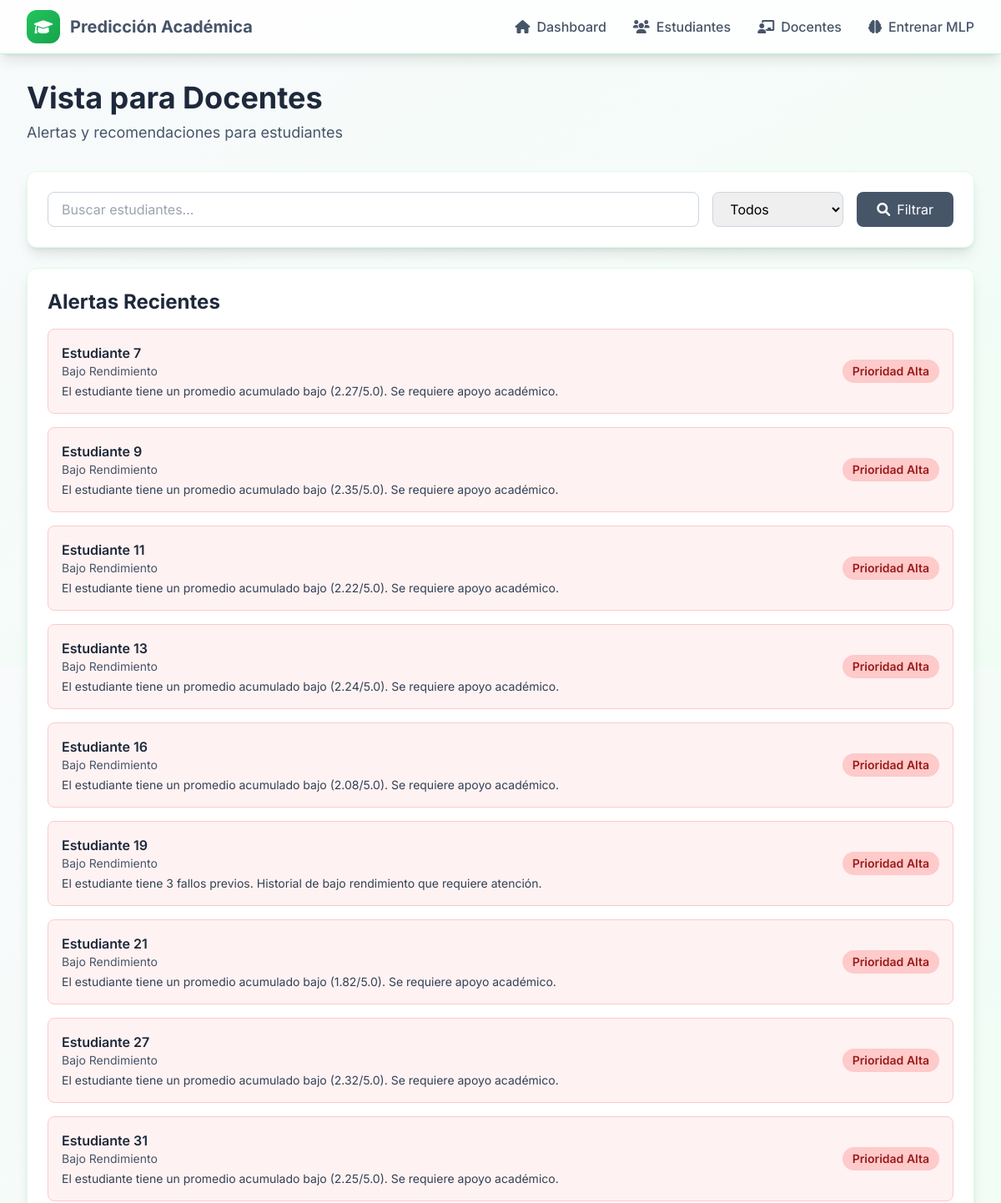
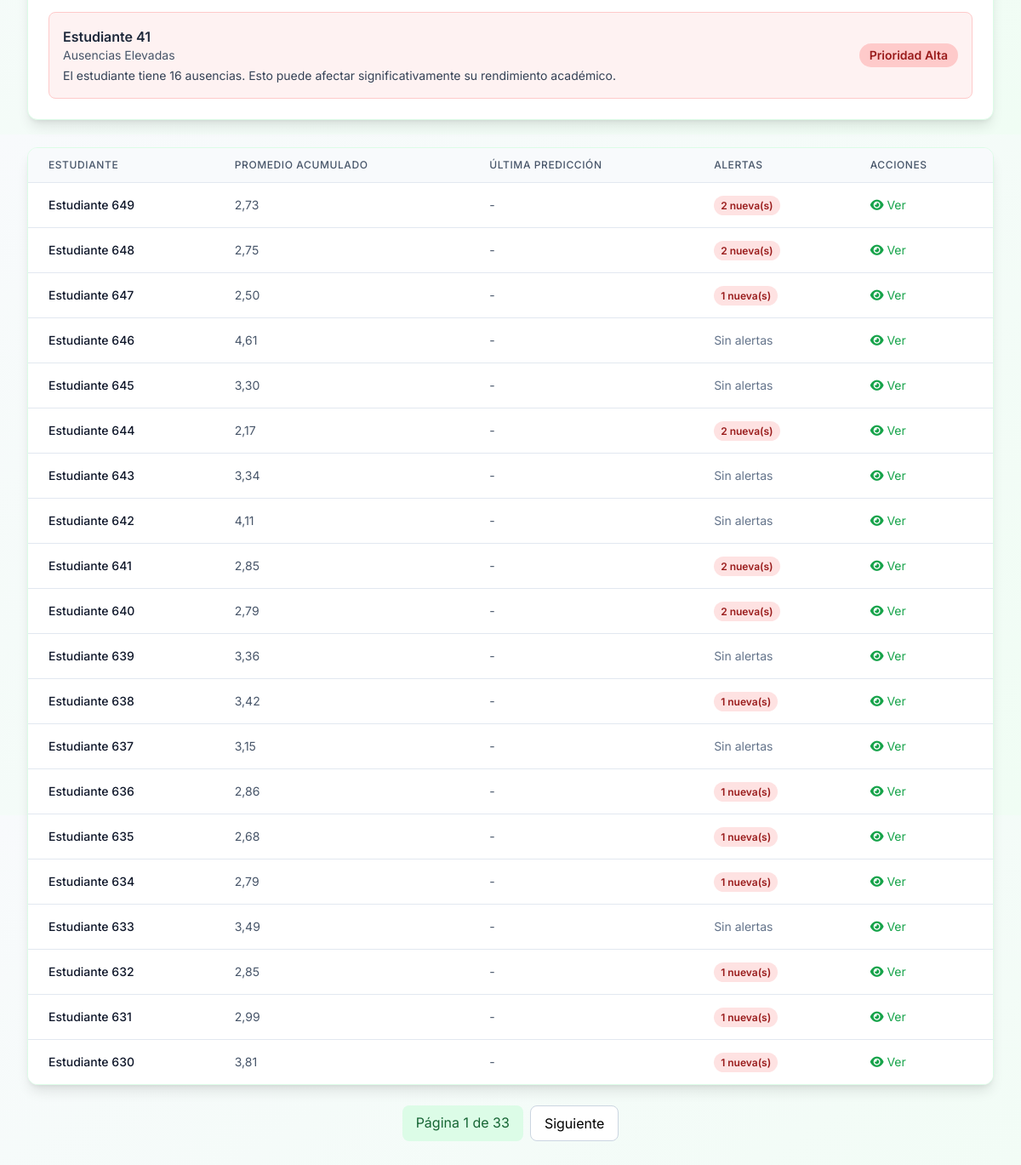
/docentes/, run on the app's committed database (2 pictures, top to bottom).
### prediccion_academica/models.py (models this page shows, shortened)
class AlertaEstudiante(models.Model):
    TIPO_ALERTA_CHOICES = [
        ('bajo_rendimiento', 'Bajo Rendimiento'),
        ('alto_riesgo', 'Alto Riesgo de Reprobación'),
        ('mejora_necesaria', 'Mejora Necesaria'),
        ('ausencias_elevadas', 'Ausencias Elevadas'),
        ('prediccion_baja', 'Predicción de Calificación Baja'),
    ]
    estudiante = models.ForeignKey(
        Estudiante,
        on_delete=models.CASCADE,
        related_name='alertas',
        verbose_name="Estudiante"
    )
    tipo_alerta = models.CharField(
        max_length=50,
        choices=TIPO_ALERTA_CHOICES,
        verbose_name="Tipo de Alerta"
    )
    mensaje = models.TextField(
        verbose_name="Mensaje",
        help_text="Mensaje descriptivo de la alerta"
    )
    fecha_creacion = models.DateTimeField(
        auto_now_add=True,
        verbose_name="Fecha de Creación"
    )
    vista = models.BooleanField(
        default=False,
        verbose_name="Vista",
        help_text="Indica si la alerta ha sido vista por un docente"
    )
    fecha_vista = models.DateTimeField(
        null=True,
        blank=True,
        verbose_name="Fecha de Vista",
        help_text="Fecha en que la alerta fue vista"
    )
    prioridad = models.IntegerField(
        default=1,
        choices=[(1, 'Baja'), (2, 'Media'), (3, 'Alta')],
        verbose_name="Prioridad"
    )
    prediccion_relacionada = models.ForeignKey(
        PrediccionRendimiento,
        on_delete=models.SET_NULL,
        null=True,
        blank=True,
        related_name='alertas',
        verbose_name="Predicción Relacionada"
    )
    class Meta:
        verbose_name = "Alerta de Estudiante"
        verbose_name_plural = "Alertas de Estudiantes"
        ordering = ['-prioridad', '-fecha_creacion']
        indexes = [
            models.Index(fields=['-fecha_creacion']),
            models.Index(fields=['estudiante']),
            models.Index(fields=['vista']),
            models.Index(fields=['-prioridad']),
        ]

class Estudiante(models.Model):
    identificacion = models.CharField(max_length=20, unique=True, verbose_name="Identificación")
    nombre = models.CharField(max_length=100, verbose_name="Nombre")
    apellido = models.CharField(max_length=100, verbose_name="Apellido")
    edad = models.IntegerField(verbose_name="Edad", validators=[MinValueValidator(10), MaxValueValidator(30)])
    sexo = models.CharField(
        max_length=1,
        choices=[('M', 'Masculino'), ('F', 'Femenino')],
        verbose_name="Sexo"
    )
    direccion = models.CharField(
        max_length=10,
        choices=[('U', 'Urbano'), ('R', 'Rural')],
        verbose_name="Dirección"
    )
    tamano_familia = models.CharField(
        max_length=3,
        choices=[('GT3', 'Mayor 3'), ('LE3', 'Menor igual 3')],
        verbose_name="Tamaño de Familia"
    )
    estado_padres = models.CharField(
        max_length=1,
        choices=[('T', 'Juntos'), ('S', 'Separados')],
        verbose_name="Estado de los Padres"
    )
    educacion_madre = models.IntegerField(
        choices=[(0, 'Ninguna'), (1, 'Primaria'), (2, '5to-9no'), (3, 'Secundaria'), (4, 'Superior')],
        verbose_name="Educación de la Madre"
    )
    educacion_padre = models.IntegerField(
        choices=[(0, 'Ninguna'), (1, 'Primaria'), (2, '5to-9no'), (3, 'Secundaria'), (4, 'Superior')],
        verbose_name="Educación del Padre"
    )
    trabajo_madre = models.CharField(max_length=50, verbose_name="Trabajo de la Madre")
    trabajo_padre = models.CharField(max_length=50, verbose_name="Trabajo del Padre")
    tiempo_viaje = models.IntegerField(
        verbose_name="Tiempo de Viaje",
        validators=[MinValueValidator(1), MaxValueValidator(4)],
        help_text="1 (<15 min), 2 (15-30 min), 3 (30-60 min), 4 (>60 min)"
    )
    tiempo_estudio = models.IntegerField(
        verbose_name="Tiempo de Estudio",
        validators=[MinValueValidator(1), MaxValueValidator(4)],
        help_text="1 (<2h), 2 (2-5h), 3 (5-10h), 4 (>10h)"
    )
    fallos_previos = models.IntegerField(
        default=0,
        verbose_name="Fallos Previos",
        validators=[MinValueValidator(0)]
    )
    apoyo_escuela = models.BooleanField(default=False, verbose_name="Apoyo de la Escuela")
    apoyo_familia = models.BooleanField(default=False, verbose_name="Apoyo de la Familia")
    clases_pagadas = models.BooleanField(default=False, verbose_name="Clases Pagadas")
    actividades_extra = models.BooleanField(default=False, verbose_name="Actividades Extraescolares")
    guarderia = models.BooleanField(default=False, verbose_name="Guardería")
    quiere_superior = models.BooleanField(default=False, verbose_name="Quiere Estudios Superiores")
    internet = models.BooleanField(default=False, verbose_name="Tiene Internet")
    relacion_romantica = models.BooleanField(default=False, verbose_name="Relación Romántica")
    relacion_familiar = models.IntegerField(
        verbose_name="Relación Familiar",
        validators=[MinValueValidator(1), MaxValueValidator(5)],
        help_text="1 (muy mala) - 5 (excelente)"
    )
    tiempo_libre = models.IntegerField(
        verbose_name="Tiempo Libre",
        validators=[MinValueValidator(1), MaxValueValidator(5)],
        help_text="1 (muy poco) - 5 (mucho)"
    )
    salidas = models.IntegerField(
        verbose_name="Salidas con Amigos",
        validators=[MinValueValidator(1), MaxValueValidator(5)],
        help_text="1 (muy poco) - 5 (mucho)"
    )
    alcohol_semana = models.IntegerField(
        verbose_name="Consumo de Alcohol (Semana)",
        validators=[MinValueValidator(1), MaxValueValidator(5)],
        help_text="1 (muy bajo) - 5 (muy alto)"
    )
    alcohol_fin_semana = models.IntegerField(
        verbose_name="Consumo de Alcohol (Fin de Semana)",
        validators=[MinValueValidator(1), MaxValueValidator(5)],
        help_text="1 (muy bajo) - 5 (muy alto)"
    )
    salud = models.IntegerField(
        verbose_name="Salud",
        validators=[MinValueValidator(1), MaxValueValidator(5)],
        help_text="1 (muy mala) - 5 (excelente)"
    )
    ausencias = models.IntegerField(
        default=0,
        verbose_name="Ausencias",
        validators=[MinValueValidator(0)]
    )
    horas_trabajo_sem = models.PositiveIntegerField(
        default=0,
        verbose_name="Horas de Trabajo Semanales"
    )
    promedio_semestre_anterior = models.FloatField(
        null=True,
        blank=True,
        verbose_name="Promedio Semestre Anterior"
    )
    promedio_acumulado = models.FloatField(
        null=True,
        blank=True,
        verbose_name="Promedio Acumulado"
    )
    semestre_actual = models.PositiveIntegerField(
        default=1,
        verbose_name="Semestre Actual"
    )
    puntaje_icfes_global = models.IntegerField(
        null=True,
        blank=True,
        verbose_name="Puntaje ICFES Global"
    )
    estrato = models.IntegerField(
        null=True,
        blank=True,
        validators=[MinValueValidator(1), MaxValueValidator(6)],
        verbose_name="Estrato"
    )
    programa_academico = models.CharField(
        max_length=100,
        null=True,
        blank=True,
        verbose_name="Programa Académico"
    )
    trabaja_actualmente = models.BooleanField(
        default=False,
        verbose_name="Trabaja Actualmente"
    )
    fecha_creacion = models.DateTimeField(auto_now_add=True, verbose_name="Fecha de Creación")
    fecha_actualizacion = models.DateTimeField(auto_now=True, verbose_name="Fecha de Actualización")
    class Meta:
        verbose_name = "Estudiante"
        verbose_name_plural = "Estudiantes"
        ordering = ['-fecha_creacion']
        indexes = [
            models.Index(fields=['identificacion']),
            models.Index(fields=['-fecha_creacion']),
        ]
    def get_nombre_completo(self):
        return f"{self.nombre} {self.apellido}"

### prediccion_academica/views.py (the view, shortened to what this page needs)
# urls.py: path('docentes/', views.vista_docentes, name='docentes'),
def vista_docentes(request):
    busqueda = request.GET.get('busqueda', '')
    filtro_riesgo = request.GET.get('riesgo', '')
    estudiantes = Estudiante.objects.all()
    if busqueda:
        estudiantes = estudiantes.filter(
            Q(nombre__icontains=busqueda) |
            Q(apellido__icontains=busqueda) |
            Q(identificacion__icontains=busqueda)
        )
    if filtro_riesgo == 'alto':
        estudiantes = estudiantes.filter(
            Q(promedio_acumulado__lt=3.0) | Q(ausencias__gt=10)
        )
    elif filtro_riesgo == 'medio':
        estudiantes = estudiantes.filter(
            promedio_acumulado__gte=3.0,
            promedio_acumulado__lt=3.5
        )
    estudiantes_con_datos = []
    for estudiante in estudiantes:
        ultima_prediccion = PrediccionRendimiento.objects.filter(
            estudiante=estudiante
        ).select_related('entrenamiento').order_by('-fecha_prediccion').first()
        alertas_no_vistas = AlertaEstudiante.objects.filter(
            estudiante=estudiante,
            vista=False
        ).count()
        estudiantes_con_datos.append({
            'estudiante': estudiante,
            'ultima_prediccion': ultima_prediccion,
            'alertas_no_vistas': alertas_no_vistas,
        })
    paginador = Paginator(estudiantes_con_datos, 20)
    pagina = request.GET.get('pagina', 1)
    estudiantes_pagina = paginador.get_page(pagina)
    alertas_recientes = AlertaEstudiante.objects.filter(
        vista=False
    ).select_related('estudiante').order_by('-prioridad', '-fecha_creacion')[:10]
    context = {
        'estudiantes': estudiantes_pagina,
        'alertas_recientes': alertas_recientes,
        'busqueda': busqueda,
        'filtro_riesgo': filtro_riesgo,
    }
    return render(request, 'prediccion_academica/docentes.html', context)

### templates/prediccion_academica/docentes.html (shortened to what this page needs)
{% extends 'base.html' %}
{% load static %}
{% block content %}
<div class="max-w-7xl mx-auto px-4 sm:px-6 lg:px-8 py-8">
    <div class="mb-8">
        <h1 class="text-4xl font-bold text-accent-800 mb-2">Vista para Docentes</h1>
        <p class="text-lg text-accent-600">Alertas y recomendaciones para estudiantes</p>
    </div>
    <div class="mb-6 bg-white rounded-xl shadow-lg p-6 border border-primary-100">
        <form method="get" class="flex space-x-4">
            <input type="text" name="busqueda" value="{{ busqueda }}" placeholder="Buscar estudiantes..." class="flex-1 px-4 py-2 border border-accent-300 rounded-lg focus:outline-none focus:ring-2 focus:ring-primary-500">
            <select name="riesgo" class="px-4 py-2 border border-accent-300 rounded-lg focus:outline-none focus:ring-2 focus:ring-primary-500">
                <option value="">Todos</option>
            </select>
            <button type="submit" class="bg-accent-600 text-white px-6 py-2 rounded-lg hover:bg-accent-700 transition-colors">
                <i class="fas fa-search mr-2"></i>Filtrar
            </button>
        </form>
    </div>
    {% if alertas_recientes %}
    <div class="mb-8 bg-white rounded-xl shadow-lg p-6 border border-primary-100">
        <h2 class="text-2xl font-bold text-accent-800 mb-4">Alertas Recientes</h2>
        <div class="space-y-4">
            {% for alerta in alertas_recientes %}
            <div class="border border-red-200 rounded-lg p-4 bg-red-50">
                <div class="flex items-center justify-between">
                    <div>
                        <p class="font-semibold text-accent-800">{{ alerta.estudiante.get_nombre_completo }}</p>
                        <p class="text-sm text-accent-600">{{ alerta.get_tipo_alerta_display }}</p>
                        <p class="text-sm text-accent-700 mt-1">{{ alerta.mensaje }}</p>
                    </div>
                    <span class="px-3 py-1 bg-red-200 text-red-800 rounded-full text-sm font-semibold">
                        Prioridad {{ alerta.get_prioridad_display }}
                    </span>
                </div>
            </div>
            {% endfor %}
        </div>
    </div>
    {% endif %}
    <div class="bg-white rounded-xl shadow-lg overflow-hidden border border-primary-100">
        <table class="min-w-full divide-y divide-accent-200">
            <thead class="bg-accent-50">
                <tr>
                    <th class="px-6 py-3 text-left text-xs font-medium text-accent-600 uppercase tracking-wider">Estudiante</th>
                    <th class="px-6 py-3 text-left text-xs font-medium text-accent-600 uppercase tracking-wider">Promedio Acumulado</th>
                    <th class="px-6 py-3 text-left text-xs font-medium text-accent-600 uppercase tracking-wider">Última Predicción</th>
                    <th class="px-6 py-3 text-left text-xs font-medium text-accent-600 uppercase tracking-wider">Alertas</th>
                    <th class="px-6 py-3 text-left text-xs font-medium text-accent-600 uppercase tracking-wider">Acciones</th>
                </tr>
            </thead>
            <tbody class="bg-white divide-y divide-accent-200">
                {% for item in estudiantes %}
                <tr class="hover:bg-accent-50 transition-colors">
                    <td class="px-6 py-4 whitespace-nowrap text-sm font-medium text-accent-900">
                        {{ item.estudiante.get_nombre_completo }}
                    </td>
                    <td class="px-6 py-4 whitespace-nowrap text-sm text-accent-600">
                        {% if item.estudiante.promedio_acumulado %}
                            {{ item.estudiante.promedio_acumulado|floatformat:2 }}
                        {% else %}
                            -
                        {% endif %}
                    </td>
                    <td class="px-6 py-4 whitespace-nowrap text-sm text-accent-600">
                        {% if item.ultima_prediccion %}
                            {{ item.ultima_prediccion.calificacion_predicha|floatformat:2 }}
                        {% else %}
                            -
                        {% endif %}
                    </td>
                    <td class="px-6 py-4 whitespace-nowrap text-sm">
                        {% if item.alertas_no_vistas > 0 %}
                            <span class="px-2 py-1 bg-red-100 text-red-800 rounded-full text-xs font-semibold">
                                {{ item.alertas_no_vistas }} nueva(s)
                            </span>
                        {% else %}
                            <span class="text-accent-500">Sin alertas</span>
                        {% endif %}
                    </td>
                    <td class="px-6 py-4 whitespace-nowrap text-sm">
                        <a href="{% url 'prediccion_academica:estudiante' item.estudiante.id %}" class="text-primary-600 hover:text-primary-800">
                            <i class="fas fa-eye"></i> Ver
                        </a>
                    </td>
                </tr>
                {% empty %}
                <tr>
                    <td colspan="5" class="px-6 py-4 text-center text-accent-600">No hay estudiantes</td>
                </tr>
                {% endfor %}
            </tbody>
        </table>
    </div>
    {% if estudiantes.has_other_pages %}
    <div class="mt-6 flex justify-center">
        <div class="flex space-x-2">
            <span class="px-4 py-2 bg-primary-100 text-primary-800 rounded-lg">
                Página {{ estudiantes.number }} de {{ estudiantes.paginator.num_pages }}
            </span>
            {% if estudiantes.has_next %}
            <a href="?pagina={{ estudiantes.next_page_number }}" class="px-4 py-2 bg-white border border-accent-300 rounded-lg hover:bg-accent-50">
                Siguiente
            </a>
            {% endif %}
        </div>
    </div>
    {% endif %}
</div>
{% endblock %}

### static/css/style.css (style rules this page uses)
body { font-family: 'Inter', system-ui, -apple-system, sans-serif; }

### data on the page
AlertaEstudiante: estudiante.get_nombre_completo "Estudiante 7", tipo_alerta "Bajo Rendimiento", mensaje "El estudiante tiene un promedio acumulado bajo (2.27/5.0). Se requiere apoyo académico.", prioridad "Alta"
AlertaEstudiante: estudiante.get_nombre_completo "Estudiante 9", tipo_alerta "Bajo Rendimiento", mensaje "El estudiante tiene un promedio acumulado bajo (2.35/5.0). Se requiere apoyo académico.", prioridad "Alta"
AlertaEstudiante: estudiante.get_nombre_completo "Estudiante 11", tipo_alerta "Bajo Rendimiento", mensaje "El estudiante tiene un promedio acumulado bajo (2.22/5.0). Se requiere apoyo académico.", prioridad "Alta"
AlertaEstudiante: estudiante.get_nombre_completo "Estudiante 13", tipo_alerta "Bajo Rendimiento", mensaje "El estudiante tiene un promedio acumulado bajo (2.24/5.0). Se requiere apoyo académico.", prioridad "Alta"
AlertaEstudiante: estudiante.get_nombre_completo "Estudiante 16", tipo_alerta "Bajo Rendimiento", mensaje "El estudiante tiene un promedio acumulado bajo (2.08/5.0). Se requiere apoyo académico.", prioridad "Alta"
AlertaEstudiante: estudiante.get_nombre_completo "Estudiante 19", tipo_alerta "Bajo Rendimiento", mensaje "El estudiante tiene 3 fallos previos. Historial de bajo rendimiento que requiere atención.", prioridad "Alta"
AlertaEstudiante: estudiante.get_nombre_completo "Estudiante 21", tipo_alerta "Bajo Rendimiento", mensaje "El estudiante tiene un promedio acumulado bajo (1.82/5.0). Se requiere apoyo académico.", prioridad "Alta"
AlertaEstudiante: estudiante.get_nombre_completo "Estudiante 27", tipo_alerta "Bajo Rendimiento", mensaje "El estudiante tiene un promedio acumulado bajo (2.32/5.0). Se requiere apoyo académico.", prioridad "Alta"
AlertaEstudiante: estudiante.get_nombre_completo "Estudiante 31", tipo_alerta "Bajo Rendimiento", mensaje "El estudiante tiene un promedio acumulado bajo (2.25/5.0). Se requiere apoyo académico.", prioridad "Alta"
AlertaEstudiante: estudiante.get_nombre_completo "Estudiante 41", tipo_alerta "Ausencias Elevadas", mensaje "El estudiante tiene 16 ausencias. Esto puede afectar significativamente su rendimiento académico.", prioridad "Alta"
Estudiante: estudiante.get_nombre_completo "Estudiante 649", estudiante.promedio_acumulado "2,73", alertas_no_vistas "2"
Estudiante: estudiante.get_nombre_completo "Estudiante 648", estudiante.promedio_acumulado "2,75", alertas_no_vistas "2"
Estudiante: estudiante.get_nombre_completo "Estudiante 647", estudiante.promedio_acumulado "2,50", alertas_no_vistas "1"
Estudiante: estudiante.get_nombre_completo "Estudiante 646", estudiante.promedio_acumulado "4,61", shows "Sin alertas"
Estudiante: estudiante.get_nombre_completo "Estudiante 645", estudiante.promedio_acumulado "3,30", shows "Sin alertas"
Estudiante: estudiante.get_nombre_completo "Estudiante 644", estudiante.promedio_acumulado "2,17", alertas_no_vistas "2"
Estudiante: estudiante.get_nombre_completo "Estudiante 643", estudiante.promedio_acumulado "3,34", shows "Sin alertas"
Estudiante: estudiante.get_nombre_completo "Estudiante 642", estudiante.promedio_acumulado "4,11", shows "Sin alertas"
Estudiante: estudiante.get_nombre_completo "Estudiante 641", estudiante.promedio_acumulado "2,85", alertas_no_vistas "2"
Estudiante: estudiante.get_nombre_completo "Estudiante 640", estudiante.promedio_acumulado "2,79", alertas_no_vistas "2"
Estudiante: estudiante.get_nombre_completo "Estudiante 639", estudiante.promedio_acumulado "3,36", shows "Sin alertas"
Estudiante: estudiante.get_nombre_completo "Estudiante 638", estudiante.promedio_acumulado "3,42", alertas_no_vistas "1"
Estudiante: estudiante.get_nombre_completo "Estudiante 637", estudiante.promedio_acumulado "3,15", shows "Sin alertas"
Estudiante: estudiante.get_nombre_completo "Estudiante 636", estudiante.promedio_acumulado "2,86", alertas_no_vistas "1"
Estudiante: estudiante.get_nombre_completo "Estudiante 635", estudiante.promedio_acumulado "2,68", alertas_no_vistas "1"
Estudiante: estudiante.get_nombre_completo "Estudiante 634", estudiante.promedio_acumulado "2,79", alertas_no_vistas "1"
Estudiante: estudiante.get_nombre_completo "Estudiante 633", estudiante.promedio_acumulado "3,49", shows "Sin alertas"
Estudiante: estudiante.get_nombre_completo "Estudiante 632", estudiante.promedio_acumulado "2,85", alertas_no_vistas "1"
Estudiante: estudiante.get_nombre_completo "Estudiante 631", estudiante.promedio_acumulado "2,99", alertas_no_vistas "1"
Estudiante: estudiante.get_nombre_completo "Estudiante 630", estudiante.promedio_acumulado "3,81", alertas_no_vistas "1"

### other printed values
{{ estudiantes.number }} "1"
{{ estudiantes.paginator.num_pages }} "33"
